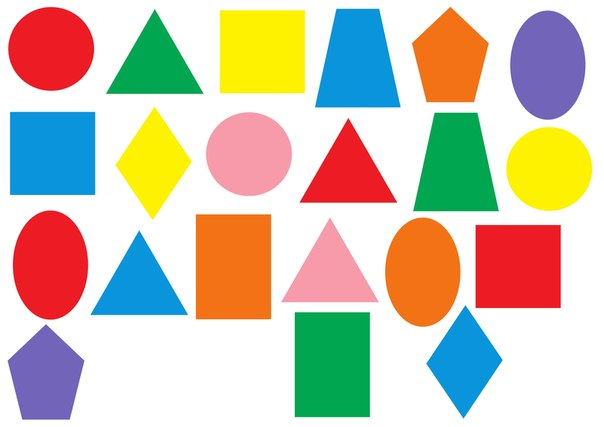
#> input picture Contando Objetos/PARTE 1/figuritas.jpg, 604 x 427 px
$ python part4.py
#> lines starting #> are read from the running program, lines starting #| are printed output that depends on the picture; after the words box and inside, x2 and y2 are one past the last pixel; in counts of white or black regions, pixels touching at a corner belong together
import cv2
import numpy as np

def drawContour(contornos, color):
  for (i,c) in enumerate(contornos):
    M = cv2.moments(c)
    if M["m00"] == 0:M["m00"] = 1
    x = int(M["m10"]/M["m00"])
    y = int(M["m01"]/M["m00"])
    cv2.drawContours(imagen, [c], 0, color, 2)
    cv2.putText(imagen, str(i+1), (x-10,y+10), 1, 2,(0,0,0),2)
imagen = cv2.imread("figuritas.jpg")
#> imagen is the input picture: shape (427, 604, 3); mean B, G, R 178.5, 196.4, 206.1

imgHSV = cv2.cvtColor(imagen, cv2.COLOR_BGR2HSV)
#> imgHSV: shape (427, 604, 3); mean H, S, V 62.3, 102.4, 238.9

rojoBajo1=np.array([0,100,20],np.uint8)
rojoAlto1=np.array([8,255,255],np.uint8)
rojoBajo2=np.array([175,100,20],np.uint8)
rojoAlto2=np.array([179,255,255],np.uint8)

verdeBajo=np.array([35,52,72],np.uint8)
verdeAlto=np.array([102,255,255],np.uint8)

amarilloBajo = np.array([20, 100, 20], np.uint8)
amarilloAlto = np.array([32, 255, 255], np.uint8)

moradoBajo=np.array([145,52,72],np.uint8)
moradoAlto=np.array([160,255,255],np.uint8)

rosaBajo=np.array([162,52,72],np.uint8)
rosaALto=np.array([170,255,255],np.uint8)

grisBajo=np.array([0,0,120],np.uint8)
grisAlto=np.array([10,100,130],np.uint8)

maskRed1=cv2.inRange(imgHSV,rojoBajo1,rojoAlto1)
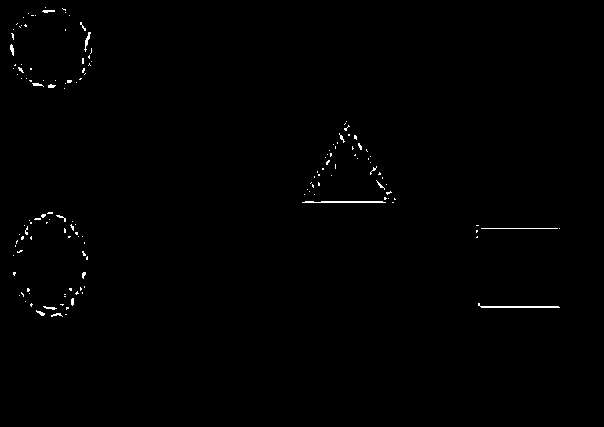
#> maskRed1: shape (427, 604); 0.51% white in thin lines or dots, all inside (x1, y1, x2, y2) = (10, 7, 560, 317)
maskRed2=cv2.inRange(imgHSV,rojoBajo2,rojoAlto2)
#> maskRed2: shape (427, 604); 8.7% white; 95 white regions (90 under 20 px), largest, box (x1, y1, x2, y2) and area: (476, 225, 561, 308) 6800, (13, 210, 88, 320) 6080, (8, 7, 94, 91) 5345, (300, 119, 397, 203) 3813, (241, 121, 259, 126) 37
maskRed=cv2.add(maskRed1,maskRed2)
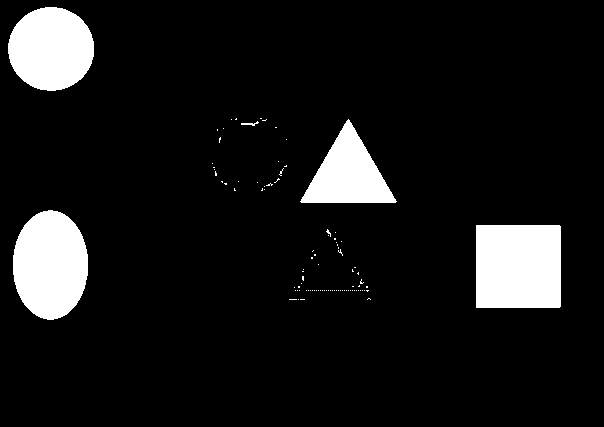
#> maskRed: shape (427, 604); 9.2% white; 95 white regions (90 under 20 px)
contornoRojo=cv2.findContours(maskRed,cv2.RETR_EXTERNAL,cv2.CHAIN_APPROX_SIMPLE)[0]
#> contornoRojo = 95 contours, 91 with area under 20; largest, box (x1, y1, x2, y2) and area: (476, 225, 561, 308) 6887, (13, 210, 88, 320) 6331, (8, 7, 94, 91) 5540, (300, 119, 397, 203) 4058

maskGreen=cv2.inRange(imgHSV, verdeBajo, verdeAlto)
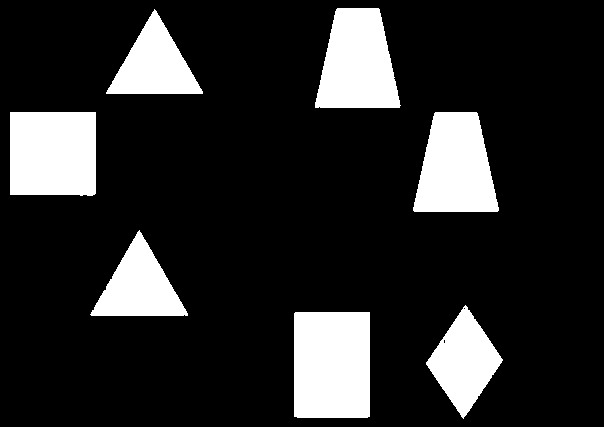
#> maskGreen: shape (427, 604); 16% white; 7 white regions
contornoVerde=cv2.findContours(maskGreen,cv2.RETR_EXTERNAL,cv2.CHAIN_APPROX_SIMPLE)[0]
#> contornoVerde = 7 contours; box (x1, y1, x2, y2) and area: (294, 312, 370, 418) 7870, (10, 112, 96, 196) 6978, (413, 112, 499, 212) 6355, (315, 8, 401, 108) 6346, (426, 305, 503, 419) 4341, (90, 230, 188, 316) 4192, (106, 9, 203, 94) 4110

maskYellow = cv2.inRange(imgHSV, amarilloBajo, amarilloAlto)
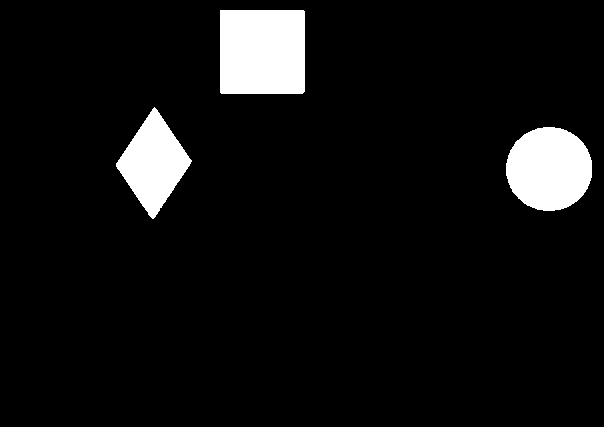
#> maskYellow: shape (427, 604); 6.7% white; 3 white regions
contornoAmarillo = cv2.findContours(maskYellow, cv2.RETR_EXTERNAL,
cv2.CHAIN_APPROX_SIMPLE)[0]
#> contornoAmarillo = 3 contours; box (x1, y1, x2, y2) and area: (220, 10, 305, 94) 6969, (506, 127, 592, 211) 5580, (116, 107, 192, 219) 4286

maskViolet=cv2.inRange(imgHSV, moradoBajo, moradoAlto)
#> maskViolet: shape (427, 604); every value is 0
contornoMorado=cv2.findContours(maskViolet,cv2.RETR_EXTERNAL,cv2.CHAIN_APPROX_SIMPLE)[0]
#> contornoMorado = []

maskPink=cv2.inRange(imgHSV, rosaBajo, rosaALto)
contornoRosa=cv2.findContours(maskPink,cv2.RETR_EXTERNAL,cv2.CHAIN_APPROX_SIMPLE)[0]
#> contornoRosa = []

maskGray=cv2.inRange(imgHSV, grisBajo, grisAlto)
contornoGris=cv2.findContours(maskGray,cv2.RETR_EXTERNAL,cv2.CHAIN_APPROX_SIMPLE)[0]
#> contornoGris = []

drawContour(contornoRojo, (0,255,0))
#> the loop in drawContour, `for (i,c) in enumerate(contornos):` made 95 passes
#> (c, x, y) on passes 1, 2, 3, 5, 6, 7, 8, 9, 10, 11, 12, 13: ([[300, 299], [304, 299]], 0, 0), ([[298, 299]], 0, 0), ([[289, 299], [296, 299]], 0, 0), ([[366, 290], [367, 291], [368, 290]], 367, 290), ([[364, 290]], 0, 0), ([[362, 290]], 0, 0), ([[360, 290]], 0, 0), ([[358, 290]], 0, 0), ([[356, 290]], 0, 0), ([[354, 290]], 0, 0), ([[352, 290]], 0, 0), ([[350, 290]], 0, 0)
#> (x, y) on passes 4, 45, 56: (0, 0), (360, 282), (340, 251)
drawContour(contornoVerde, (255,255,0))
#> call 2 of drawContour, with color = (255, 255, 0)
#> the loop in drawContour (call 2), `for (i,c) in enumerate(contornos):` made 7 passes
#> (x, y) on passes 1 to 7: (331, 364), (463, 361), (138, 286), (455, 167), (52, 153), (154, 64), (357, 63)
#> after the loop in drawContour (call 2), `for (i,c) in enumerate(contornos):`:
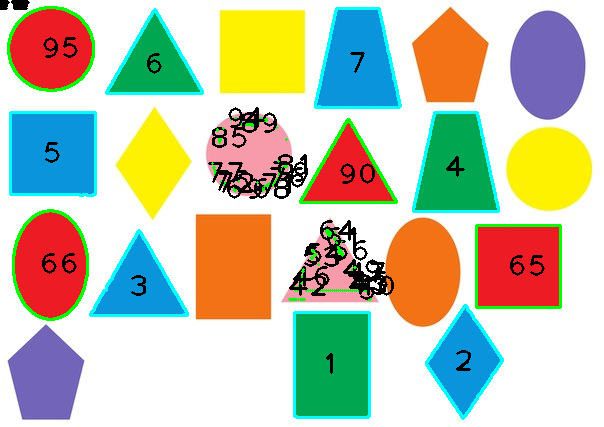
#> imagen: shape (427, 604, 3); mean B, G, R 173.2, 195.9, 192.7
drawContour(contornoAmarillo, (0,255,255))
#> call 3 of drawContour, with color = (0, 255, 255)
#> the loop in drawContour (call 3), `for (i,c) in enumerate(contornos):` made 3 passes
#> (x, y) on passes 1 to 3: (548, 168), (153, 162), (261, 51)
#> after the loop in drawContour (call 3), `for (i,c) in enumerate(contornos):`:
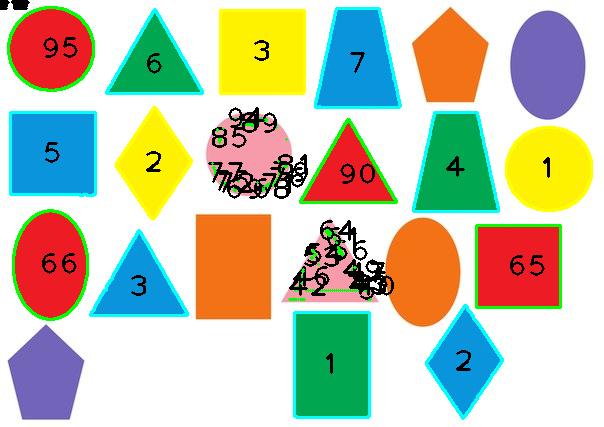
#> imagen: shape (427, 604, 3); 1.24% of pixels changed, all inside (x1, y1, x2, y2) = (115, 9, 593, 220)
drawContour(contornoMorado, (255,25,0))
drawContour(contornoRosa, (125,25,20))
drawContour(contornoGris, (255,0,255))

totalContornos = len(contornoRojo+contornoVerde+contornoAmarillo+contornoMorado+contornoRosa+contornoGris)
#> totalContornos = 105
cv2.putText(imagen,"Total de contornos: "+ str(totalContornos),(55,20), 1,2,(0,0,0),2)


cv2.putText(imagen,"Total contornos ",(55,20), 1, 2,(0,0,0),2)
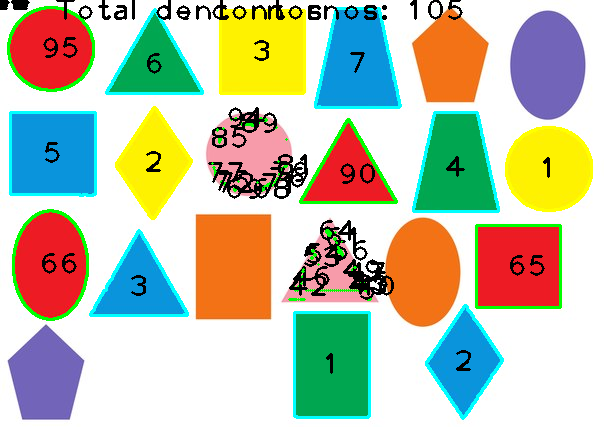
#> imagen: shape (427, 604, 3); mean B, G, R 170.2, 193.7, 190.6
cv2.imshow('Imagen', imagen)
cv2.imwrite('conteo.png', imagen)
cv2.waitKey(0)
cv2.destroyAllWindows()
